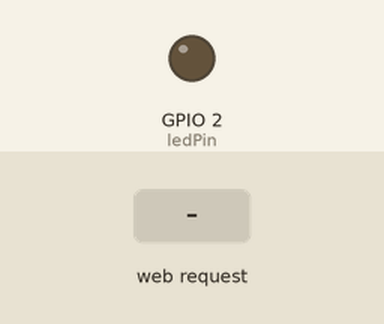
A sketch run on a simulated ESP32. Parts: output pins drawn as LEDs (lit = HIGH). The inputs (shaded band) are chosen by the test bench. WiFi joins after 1.5 s; servers stay silent unless stated; what the sketch prints to the serial monitor is not drawn.

Above: at 2.7 s.
2.8 s: HTTP request GET /on received
At 3.2 s:
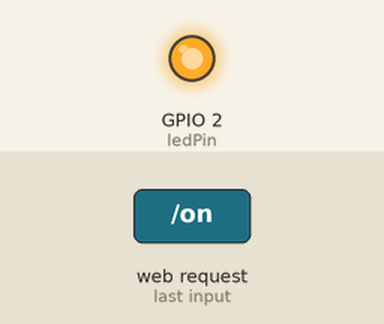
4.3 s: HTTP request GET /off received
At 5.6 s:
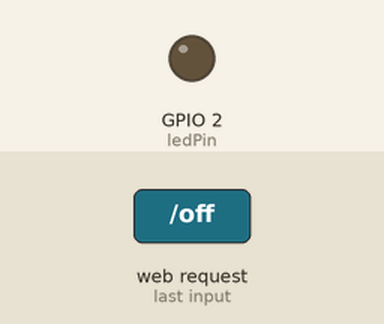
Timing chart, 0 to 7.3 s (numbered marks = the images above; inputs shaded):
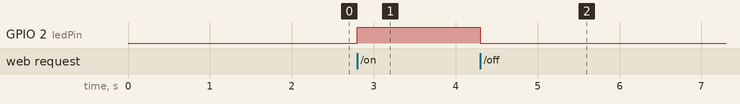

Measured:
- after the input at 2.8 s, GPIO 2 (ledPin): LOW → HIGH at once
- after the input at 4.3 s, GPIO 2 (ledPin): HIGH → LOW at once

The sketch:

esp32_ledcontrol.ino
```cpp
#include <WiFi.h>
#include <WebServer.h>

const char* ssid = "HUWAI-EXT";
const char* password = "chiramal5598";

const int ledPin = 2;

WebServer server(80);


String htmlPage() {
  String html = "<!DOCTYPE html><html><head><meta name=\"viewport\" content=\"width=device-width, initial-scale=1\">";
  html += "<style>body{font-family:Arial;text-align:center;}button{padding:20px;margin:10px;font-size:20px;}</style></head><body>";
  html += "<h1>ESP32 LED Control</h1>";
  html += "<p><a href=\"/on\"><button style=\"background-color:green;color:white;\">ON</button></a>";
  html += "<a href=\"/off\"><button style=\"background-color:red;color:white;\">OFF</button></a></p>";
  html += "</body></html>";
  return html;
}

void handleRoot() {
  server.send(200, "text/html", htmlPage());
}

void handleOn() {
  digitalWrite(ledPin, HIGH);
  server.send(200, "text/html", htmlPage());
}

void handleOff() {
  digitalWrite(ledPin, LOW);
  server.send(200, "text/html", htmlPage());
}

void setup() {
  Serial.begin(115200);
  pinMode(ledPin, OUTPUT);
  digitalWrite(ledPin, LOW);

  WiFi.begin(ssid, password);
  Serial.print("Connecting to WiFi");

  while (WiFi.status() != WL_CONNECTED) {
    delay(500);
    Serial.print(".");
  }

  Serial.println("\nConnected!");
  Serial.print("ESP32 IP Address: ");
  Serial.println(WiFi.localIP());

  server.on("/", handleRoot);
  server.on("/on", handleOn);
  server.on("/off", handleOff);

  server.begin();
  Serial.println("Web server running...");
}

void loop() {
  server.handleClient();
}
```
